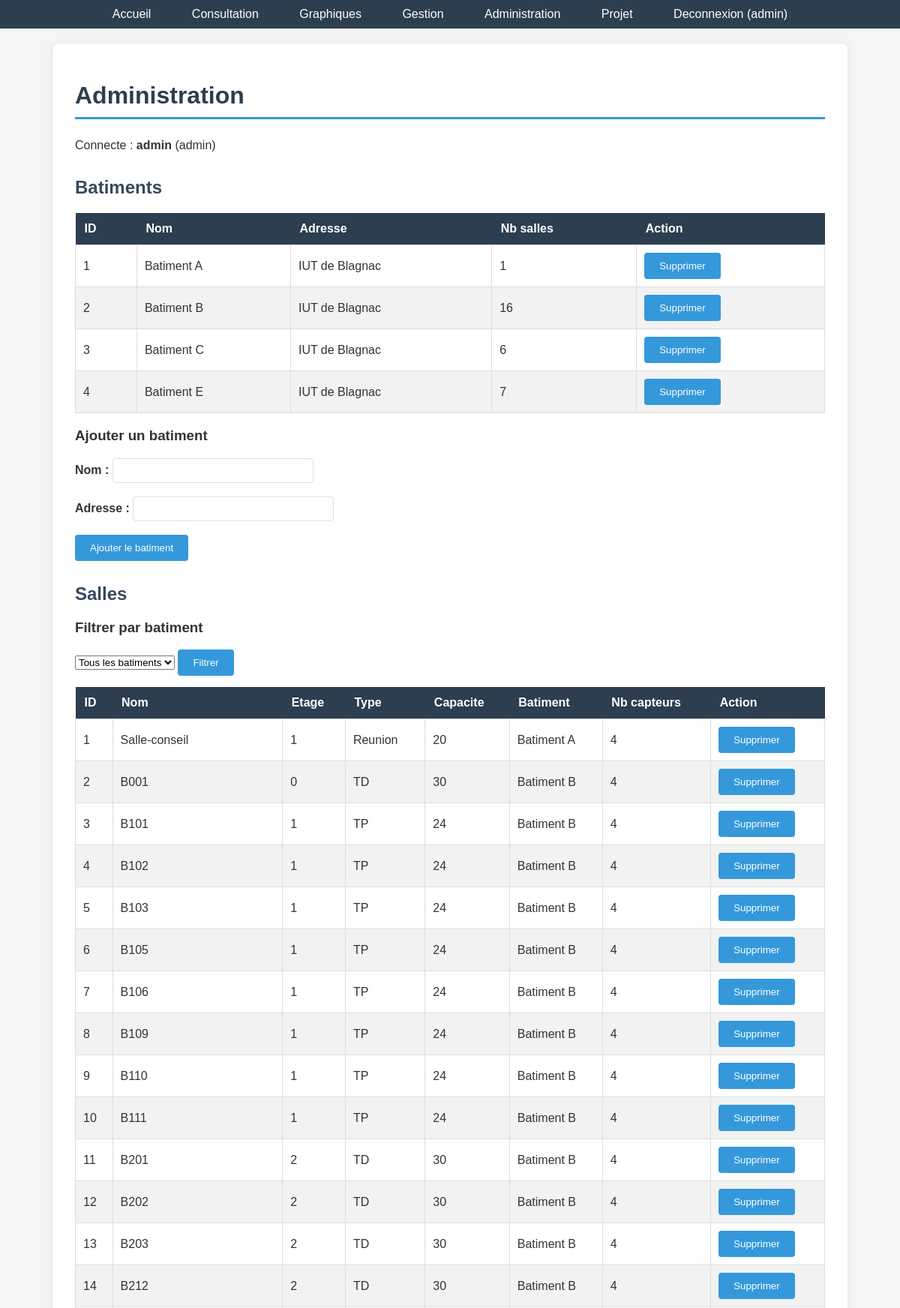
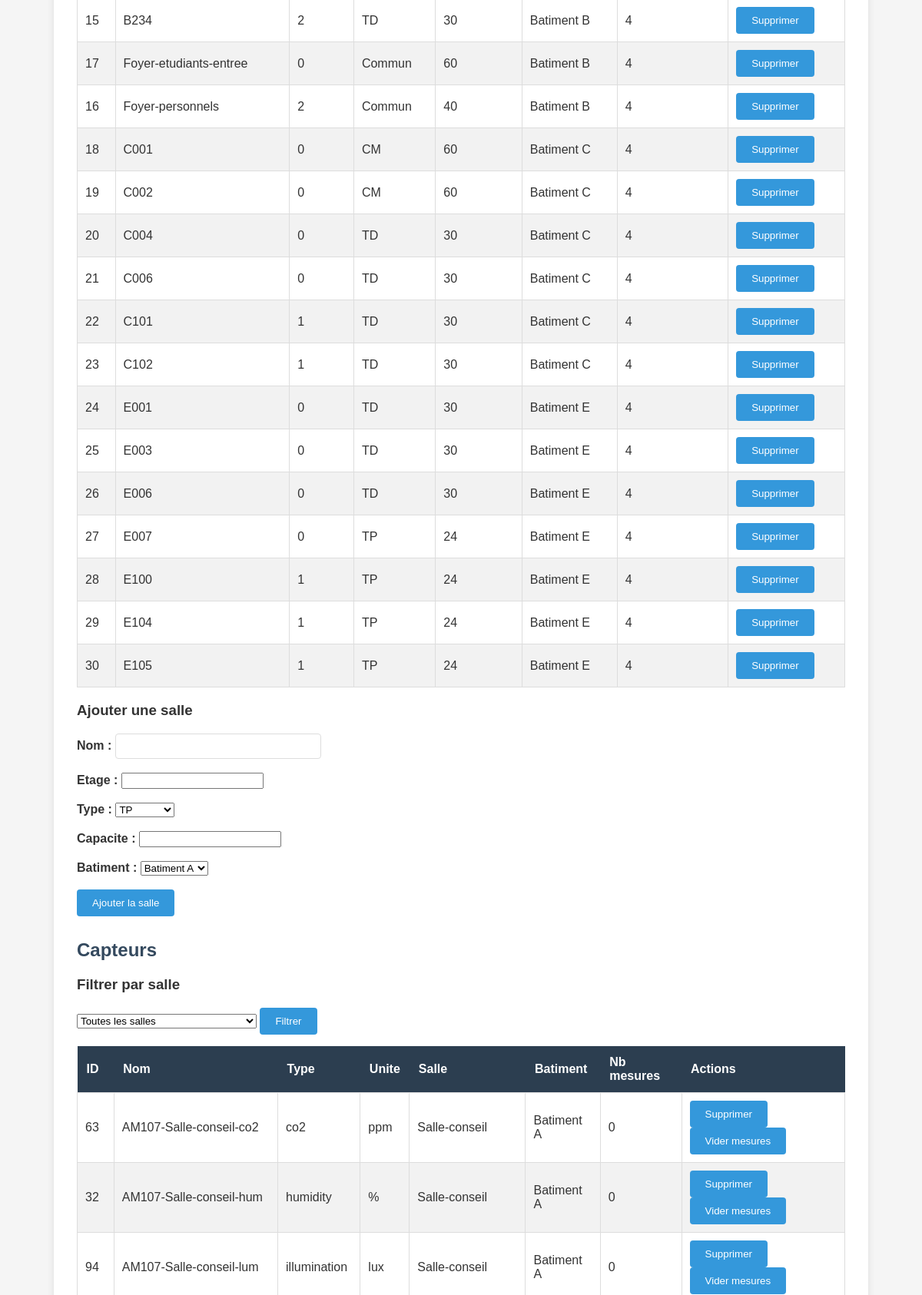
The app's page /admin.php (signed in, upper part) with its own data (2 pictures, top to bottom).
### tables this page shows
CREATE TABLE IF NOT EXISTS Batiment (
    id_batiment INT AUTO_INCREMENT PRIMARY KEY,
    nom VARCHAR(50) NOT NULL,
    adresse VARCHAR(255)
);

CREATE TABLE IF NOT EXISTS Salle (
    id_salle INT AUTO_INCREMENT PRIMARY KEY,
    nom VARCHAR(50) NOT NULL,
    etage INT NOT NULL,
    type VARCHAR(50),
    capacite INT,
    id_batiment INT NOT NULL,
    FOREIGN KEY (id_batiment) REFERENCES Batiment(id_batiment)
);

CREATE TABLE IF NOT EXISTS Capteur (
    id_capteur INT AUTO_INCREMENT PRIMARY KEY,
    nom VARCHAR(100) NOT NULL,
    type_capteur VARCHAR(50) NOT NULL,
    unite VARCHAR(20),
    id_salle INT NOT NULL,
    FOREIGN KEY (id_salle) REFERENCES Salle(id_salle)
);

### www/admin.php (the view, shortened to what this page needs)
<?php
$connexion = mysqli_connect("localhost", "root", "sae23", "sae23");
$batiments = mysqli_query($connexion, "SELECT * FROM Batiment ORDER BY nom");
$liste_batiments = array();
while ($b = mysqli_fetch_assoc($batiments)) {
    $liste_batiments[] = $b;
}
?>
<!DOCTYPE html>
<html lang="fr">
<head>
    <link rel="stylesheet" href="style.css">
</head>
<body>
    <nav>
        <a href="index.php">Accueil</a>
        <a href="consultation.php">Consultation</a>
        <a href="graphiques.php">Graphiques</a>
        <a href="gestion.php">Gestion</a>
        <a href="admin.php">Administration</a>
        <a href="projet.php">Projet</a>
        <a href="connexion.php?logout=1">Deconnexion (<?php echo htmlspecialchars($_SESSION['login']); ?>)</a>
    </nav>
    <div class="container">
        <h1>Administration</h1>
        <p>Connecte : <strong><?php echo htmlspecialchars($_SESSION['login']); ?></strong> (admin)</p>
        <h2>Batiments</h2>
        <table>
            <thead>
                <tr>
                    <th>ID</th>
                    <th>Nom</th>
                    <th>Adresse</th>
                    <th>Nb salles</th>
                    <th>Action</th>
                </tr>
            </thead>
            <tbody>
                <?php
                $res_bat = mysqli_query($connexion, "SELECT b.*, COUNT(s.id_salle) AS nb FROM Batiment b LEFT JOIN Salle s ON b.id_batiment = s.id_batiment GROUP BY b.id_batiment ORDER BY b.nom");
                while ($ligne = mysqli_fetch_assoc($res_bat)) {
                    echo "<tr>";
                    echo "<td>" . $ligne['id_batiment'] . "</td>";
                    echo "<td>" . htmlspecialchars($ligne['nom']) . "</td>";
                    echo "<td>" . htmlspecialchars($ligne['adresse']) . "</td>";
                    echo "<td>" . $ligne['nb'] . "</td>";
                    echo "<td>";
                    echo "<form method='POST' class='form-inline'>";
                    echo "<input type='submit' value='Supprimer'>";
                    echo "</form>";
                    echo "</td>";
                    echo "</tr>";
                }
                ?>
            </tbody>
        </table>
        <h3>Ajouter un batiment</h3>
        <form method="POST">
            <label>Nom :</label>
            <input type="text" name="nom" required><br><br>
            <label>Adresse :</label>
            <input type="text" name="adresse" required><br><br>
            <input type="submit" value="Ajouter le batiment">
        </form>
        <h2>Salles</h2>
        <h3>Filtrer par batiment</h3>
        <form method="GET">
            <select name="filtre_bat">
                <option value="">Tous les batiments</option>
            </select>
            <input type="submit" value="Filtrer">
        </form>
        <table>
            <thead>
                <tr>
                    <th>ID</th>
                    <th>Nom</th>
                    <th>Etage</th>
                    <th>Type</th>
                    <th>Capacite</th>
                    <th>Batiment</th>
                    <th>Nb capteurs</th>
                    <th>Action</th>
                </tr>
            </thead>
            <tbody>
                <?php
                $sql_salles = "SELECT s.*, b.nom AS nom_batiment, COUNT(c.id_capteur) AS nb_capteurs
                    FROM Salle s
                    JOIN Batiment b ON s.id_batiment = b.id_batiment
                    LEFT JOIN Capteur c ON s.id_salle = c.id_salle";
                $sql_salles = $sql_salles . " GROUP BY s.id_salle ORDER BY b.nom, s.nom";
                $res_salles = mysqli_query($connexion, $sql_salles);
                while ($ligne = mysqli_fetch_assoc($res_salles)) {
                    echo "<tr>";
                    echo "<td>" . $ligne['id_salle'] . "</td>";
                    echo "<td>" . htmlspecialchars($ligne['nom']) . "</td>";
                    echo "<td>" . $ligne['etage'] . "</td>";
                    echo "<td>" . htmlspecialchars($ligne['type']) . "</td>";
                    echo "<td>" . $ligne['capacite'] . "</td>";
                    echo "<td>" . htmlspecialchars($ligne['nom_batiment']) . "</td>";
                    echo "<td>" . $ligne['nb_capteurs'] . "</td>";
                    echo "<td>";
                    echo "<form method='POST' class='form-inline'>";
                    echo "<input type='submit' value='Supprimer'>";
                    echo "</form>";
                    echo "</td>";
                    echo "</tr>";
                }
                ?>
            </tbody>
        </table>
        <h3>Ajouter une salle</h3>
        <form method="POST">
            <label>Nom :</label>
            <input type="text" name="nom" required><br><br>
            <label>Etage :</label>
            <input type="number" name="etage" required><br><br>
            <label>Type :</label>
            <select name="type" required>
                <option value="TP">TP</option>
            </select><br><br>
            <label>Capacite :</label>
            <input type="number" name="capacite" required><br><br>
            <label>Batiment :</label>
            <select name="id_batiment" required>
                <?php foreach ($liste_batiments as $b) { ?>
                    <option value="<?php echo $b['id_batiment']; ?>"><?php echo htmlspecialchars($b['nom']); ?></option>
                <?php } ?>
            </select><br><br>
            <input type="submit" value="Ajouter la salle">
        </form>
        <h2>Capteurs</h2>
        <h3>Filtrer par salle</h3>
        <form method="GET">
            <select name="filtre_salle">
                <option value="">Toutes les salles</option>
            </select>
            <input type="submit" value="Filtrer">
        </form>
        <table>
            <thead>
                <tr>
                    <th>ID</th>
                    <th>Nom</th>
                    <th>Type</th>
                    <th>Unite</th>
                    <th>Salle</th>
                    <th>Batiment</th>
                    <th>Nb mesures</th>
                    <th>Actions</th>
                </tr>
            </thead>
            <tbody>
                <?php
                $sql_capt = "SELECT c.*, s.nom AS nom_salle, b.nom AS nom_batiment, COUNT(m.id_mesure) AS nb_mesures
                    FROM Capteur c
                    JOIN Salle s ON c.id_salle = s.id_salle
                    JOIN Batiment b ON s.id_batiment = b.id_batiment
                    LEFT JOIN Mesure m ON c.id_capteur = m.id_capteur";
                $sql_capt = $sql_capt . " GROUP BY c.id_capteur ORDER BY b.nom, s.nom, c.type_capteur";
                $res_capt = mysqli_query($connexion, $sql_capt);
                while ($ligne = mysqli_fetch_assoc($res_capt)) {
                    echo "<tr>";
                    echo "<td>" . $ligne['id_capteur'] . "</td>";
                    echo "<td>" . htmlspecialchars($ligne['nom']) . "</td>";
                    echo "<td>" . htmlspecialchars($ligne['type_capteur']) . "</td>";
                    echo "<td>" . htmlspecialchars($ligne['unite']) . "</td>";
                    echo "<td>" . htmlspecialchars($ligne['nom_salle']) . "</td>";
                    echo "<td>" . htmlspecialchars($ligne['nom_batiment']) . "</td>";
                    echo "<td>" . $ligne['nb_mesures'] . "</td>";
                    echo "<td>";
                    echo "<form method='POST' class='form-inline'>";
                    echo "<input type='submit' value='Supprimer'>";
                    echo "</form> ";
                    echo "<form method='POST' class='form-inline'>";
                    echo "<input type='submit' value='Vider mesures'>";
                    echo "</form>";
                    echo "</td>";
                    echo "</tr>";
                }
                ?>
            </tbody>
        </table>
    </div>
</body>
</html>

### www/style.css (style rules this page uses)
body { font-family: Arial, sans-serif; background-color: #f5f5f5; margin: 0; padding: 0; color: #333; }
nav { background-color: #2c3e50; padding: 10px 20px; text-align: center; }
nav a { color: white; text-decoration: none; margin: 0 15px; padding: 5px 10px; }
.container { max-width: 1000px; margin: 20px auto; background-color: white; padding: 30px; border-radius: 8px; box-shadow: 0 2px 10px rgba(0, 0, 0, 0.1); }
h1 { color: #2c3e50; border-bottom: 3px solid #3498db; padding-bottom: 10px; }
h2 { color: #34495e; margin-top: 30px; }
p { line-height: 1.6; }
table { width: 100%; border-collapse: collapse; margin-top: 15px; }
th { background-color: #2c3e50; color: white; padding: 12px; text-align: left; }
td { padding: 10px; border: 1px solid #ddd; }
tr:nth-child(even) { background-color: #f2f2f2; }
form label { font-weight: bold; }
form input[type="text"], form input[type="password"] { padding: 8px; width: 250px; border: 1px solid #ddd; border-radius: 4px; }
form input[type="submit"] { background-color: #3498db; color: white; padding: 10px 20px; border: none; border-radius: 4px; cursor: pointer; }
.form-inline { display: inline; }

### records on screen
batiment: id_batiment "1", nom "Batiment A", adresse "IUT de Blagnac", nb "1"
batiment: id_batiment "2", nom "Batiment B", adresse "IUT de Blagnac", nb "16"
batiment: id_batiment "3", nom "Batiment C", adresse "IUT de Blagnac", nb "6"
batiment: id_batiment "4", nom "Batiment E", adresse "IUT de Blagnac", nb "7"
salle: id_salle "1", nom "Salle-conseil", etage "1", type "Reunion", capacite "20", id_batiment.nom "Batiment A", nb_capteurs "4"
salle: id_salle "2", nom "B001", etage "0", type "TD", capacite "30", id_batiment.nom "Batiment B", nb_capteurs "4"
salle: id_salle "3", nom "B101", etage "1", type "TP", capacite "24", id_batiment.nom "Batiment B", nb_capteurs "4"
salle: id_salle "4", nom "B102", etage "1", type "TP", capacite "24", id_batiment.nom "Batiment B", nb_capteurs "4"
salle: id_salle "5", nom "B103", etage "1", type "TP", capacite "24", id_batiment.nom "Batiment B", nb_capteurs "4"
salle: id_salle "6", nom "B105", etage "1", type "TP", capacite "24", id_batiment.nom "Batiment B", nb_capteurs "4"
salle: id_salle "7", nom "B106", etage "1", type "TP", capacite "24", id_batiment.nom "Batiment B", nb_capteurs "4"
salle: id_salle "8", nom "B109", etage "1", type "TP", capacite "24", id_batiment.nom "Batiment B", nb_capteurs "4"
salle: id_salle "9", nom "B110", etage "1", type "TP", capacite "24", id_batiment.nom "Batiment B", nb_capteurs "4"
salle: id_salle "10", nom "B111", etage "1", type "TP", capacite "24", id_batiment.nom "Batiment B", nb_capteurs "4"
salle: id_salle "11", nom "B201", etage "2", type "TD", capacite "30", id_batiment.nom "Batiment B", nb_capteurs "4"
salle: id_salle "12", nom "B202", etage "2", type "TD", capacite "30", id_batiment.nom "Batiment B", nb_capteurs "4"
salle: id_salle "13", nom "B203", etage "2", type "TD", capacite "30", id_batiment.nom "Batiment B", nb_capteurs "4"
salle: id_salle "14", nom "B212", etage "2", type "TD", capacite "30", id_batiment.nom "Batiment B", nb_capteurs "4"
salle: id_salle "15", nom "B234", etage "2", type "TD", capacite "30", id_batiment.nom "Batiment B", nb_capteurs "4"
salle: id_salle "17", nom "Foyer-etudiants-entree", etage "0", type "Commun", capacite "60", id_batiment.nom "Batiment B", nb_capteurs "4"
salle: id_salle "16", nom "Foyer-personnels", etage "2", type "Commun", capacite "40", id_batiment.nom "Batiment B", nb_capteurs "4"
salle: id_salle "18", nom "C001", etage "0", type "CM", capacite "60", id_batiment.nom "Batiment C", nb_capteurs "4"
salle: id_salle "19", nom "C002", etage "0", type "CM", capacite "60", id_batiment.nom "Batiment C", nb_capteurs "4"
salle: id_salle "20", nom "C004", etage "0", type "TD", capacite "30", id_batiment.nom "Batiment C", nb_capteurs "4"
salle: id_salle "21", nom "C006", etage "0", type "TD", capacite "30", id_batiment.nom "Batiment C", nb_capteurs "4"
salle: id_salle "22", nom "C101", etage "1", type "TD", capacite "30", id_batiment.nom "Batiment C", nb_capteurs "4"
salle: id_salle "23", nom "C102", etage "1", type "TD", capacite "30", id_batiment.nom "Batiment C", nb_capteurs "4"
salle: id_salle "24", nom "E001", etage "0", type "TD", capacite "30", id_batiment.nom "Batiment E", nb_capteurs "4"
salle: id_salle "25", nom "E003", etage "0", type "TD", capacite "30", id_batiment.nom "Batiment E", nb_capteurs "4"
salle: id_salle "26", nom "E006", etage "0", type "TD", capacite "30", id_batiment.nom "Batiment E", nb_capteurs "4"
salle: id_salle "27", nom "E007", etage "0", type "TP", capacite "24", id_batiment.nom "Batiment E", nb_capteurs "4"
salle: id_salle "28", nom "E100", etage "1", type "TP", capacite "24", id_batiment.nom "Batiment E", nb_capteurs "4"
salle: id_salle "29", nom "E104", etage "1", type "TP", capacite "24", id_batiment.nom "Batiment E", nb_capteurs "4"
salle: id_salle "30", nom "E105", etage "1", type "TP", capacite "24", id_batiment.nom "Batiment E", nb_capteurs "4"
capteur: id_capteur "63", nom "AM107-Salle-conseil-co2", type_capteur "co2", unite "ppm", id_salle.nom "Salle-conseil", batiment.nom "Batiment A", nb_mesures "0"
capteur: id_capteur "32", nom "AM107-Salle-conseil-hum", type_capteur "humidity", unite "%", id_salle.nom "Salle-conseil", batiment.nom "Batiment A", nb_mesures "0"
capteur: id_capteur "94", nom "AM107-Salle-conseil-lum", type_capteur "illumination", unite "lux", id_salle.nom "Salle-conseil", batiment.nom "Batiment A", nb_mesures "0"

### other values on screen
$_SESSION['login'] "admin"
form field id_batiment "Batiment A"
